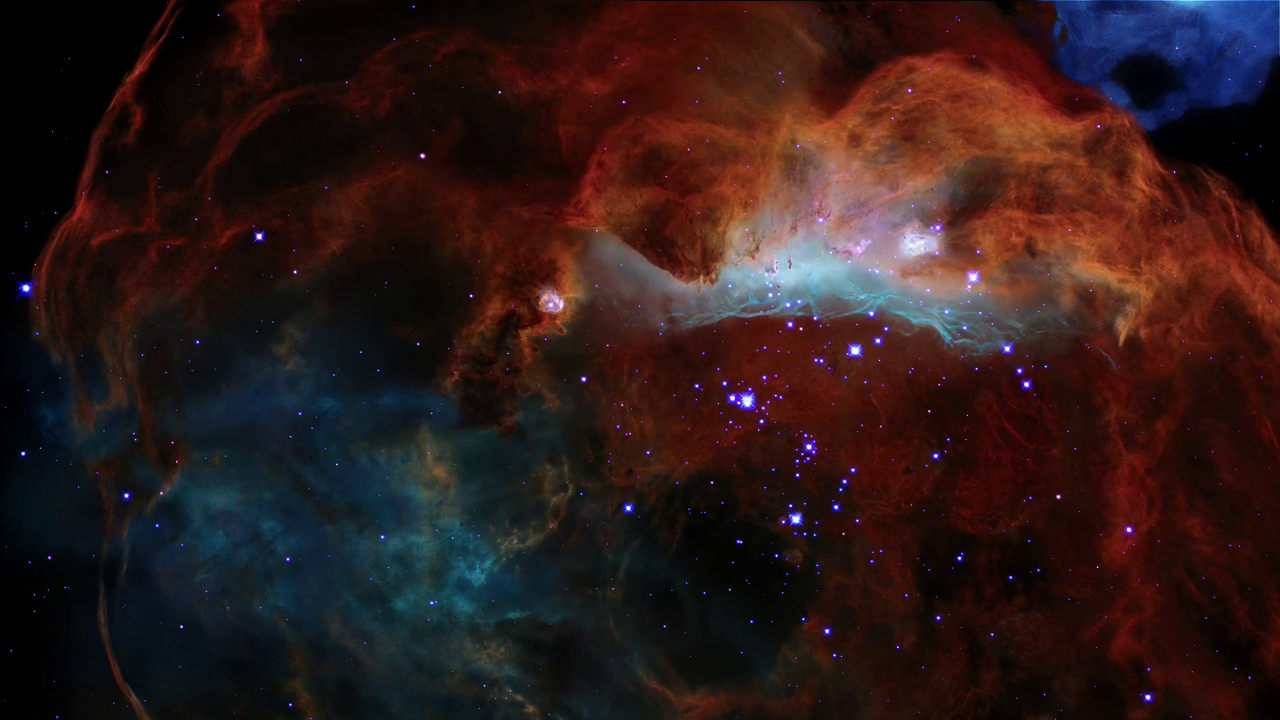
#> input picture galaxy-harmonix/testing playground/frame_playground/image.png, 1280 x 720 px
$ python fourier-on-frame.py
#> lines starting #> are read from the running program, lines starting #| are printed output that depends on the picture
import numpy as np
from PIL import Image
from scipy.io import wavfile
import matplotlib.pyplot as plt
# Open the image using PIL
input_image = Image.open('image.png')
#> input_image is the input picture: PIL image 1280x720 RGB; mean R, G, B 46.2, 27, 25.8

# Convert the PIL image to grayscale
input_image = input_image.convert('L')
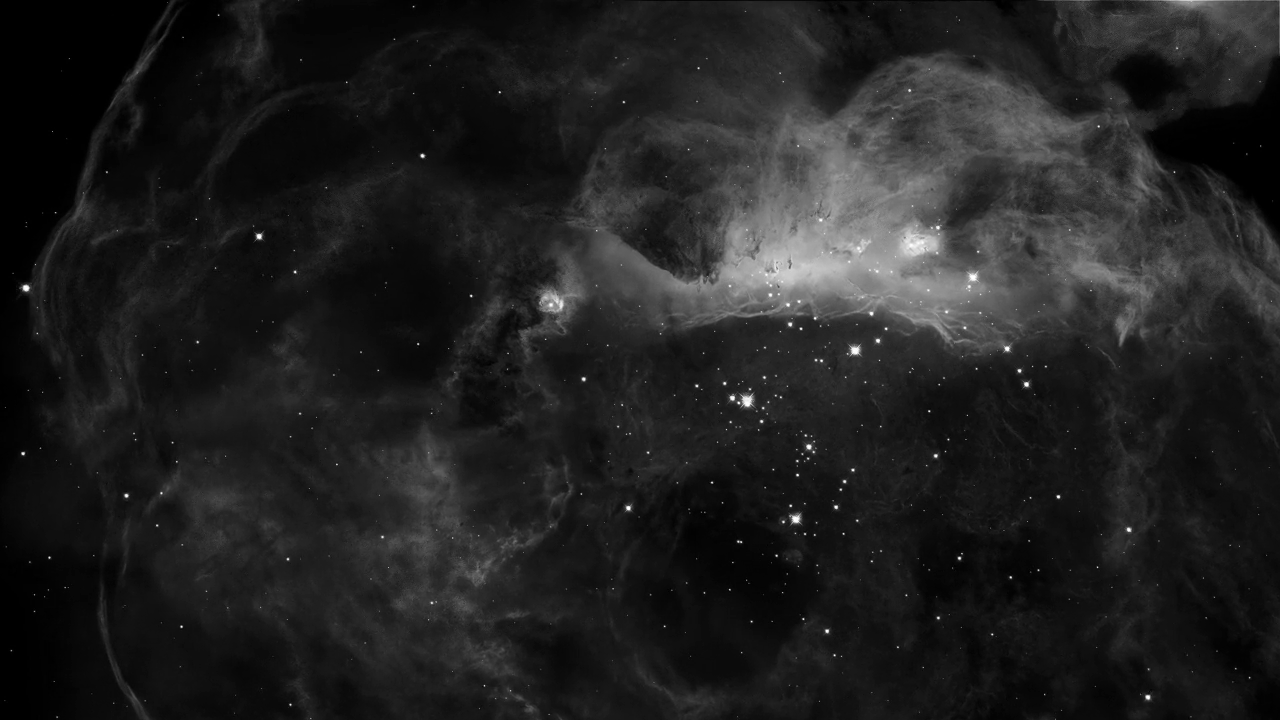
#> input_image: PIL image 1280x720 L; min 0, max 255, mean 32.6

# Convert the PIL image to a NumPy array
frame = np.array(input_image)

# Define parameters
audio_sample_rate = 44100  # Audio sampling rate (e.g., CD quality)

# Perform Fourier transformation on the single frame
frame_fft = np.fft.fft2(frame)  # 2D Fourier transform

# Extract magnitude information (simplified, you can customize this)
magnitude = np.abs(frame_fft)

plt.imshow(np.log1p(magnitude), cmap='gray')  # Apply logarithmic scaling for better visualization
plt.colorbar()
plt.show()
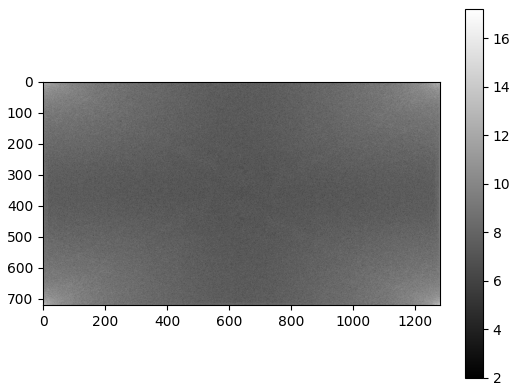
#> figure drawn by matplotlib, 2 panels

# Convert magnitude to audio data (simplified, you may need to adjust)
audio_data = np.array(magnitude).astype(np.int16)  # Change data type to int16
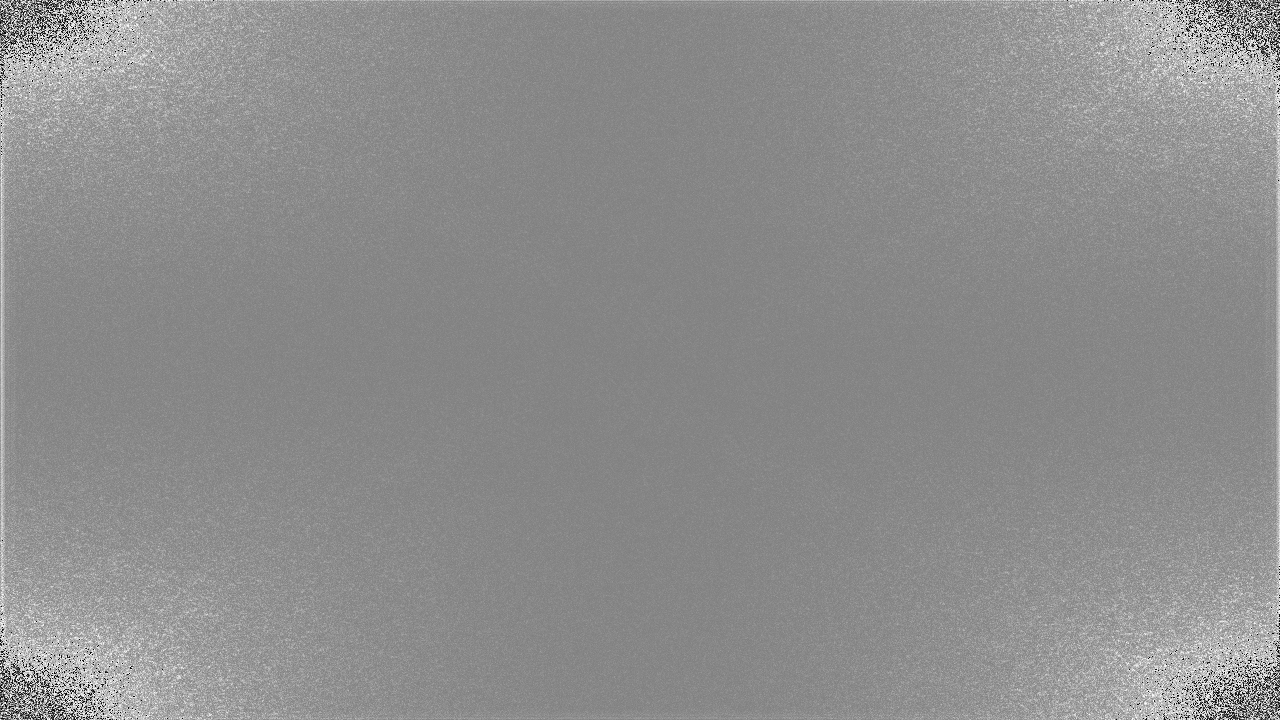
#> audio_data: shape (720, 1280) int16; min -32766, max 32750, mean 3719.4; drawn with min black and max white
print(audio_data.shape)
#| (720, 1280)
audio_data = audio_data.flatten()
plt.plot(audio_data)
plt.show()
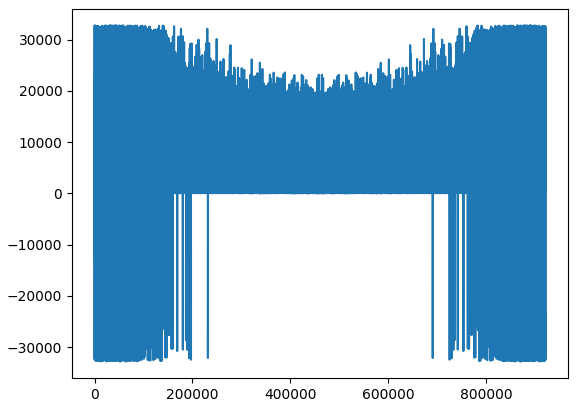
#> figure drawn by matplotlib, 1 panel; curve peaks at x = 43603, y = 32750
# Create a WAV file using scipy.io.wavfile
wavfile.write('output_audio.wav', audio_sample_rate, audio_data)
